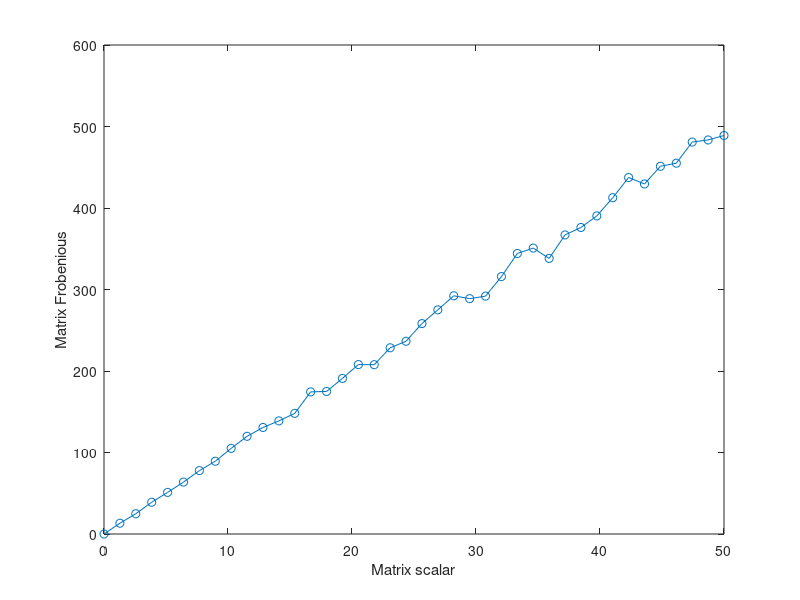

Recreate this plot in MATLAB.
% Clear workspace, command window, and close all figures
clc; clear; close all;

%%%%%%%%%%%%%%%%% TODO %%%%%%%%%%%%%%%%%
% experiment simulations
% range of scaling parameters (0 to 50 in 40 steps)
%   hint: use linspace
scalingVals = linspace(0, 50, 40);

nExperiments = 10;

% initialize output
matrixNorms = zeros(length(scalingVals), nExperiments);

% run experiment
for si = 1:length(scalingVals)
  for expi = 1:nExperiments

    % generate a random scaled matrix
    m = scalingVals(si) * randn(10, 10);
    % store its norm Frobenius
    %frnorm = sqrt(trace(m'*m));
    frnorm = norm(m, 'fro');
    % matrixNorms
    matrixNorms(si, expi) = frnorm;
  end
end

% plot the results refer to figure of slide 100
mean_frnorm = mean(matrixNorms, 2);
plot(scalingVals, mean_frnorm, 'o-');
hold on;

xlabel('Matrix scalar');
ylabel('Matrix Frobenious');

xlim([0, 50]);
ylim([0, 600]);


%%%%%%%%%%%%%%%%%%%%%%%%%%%%%%%%%%%%%%%%%